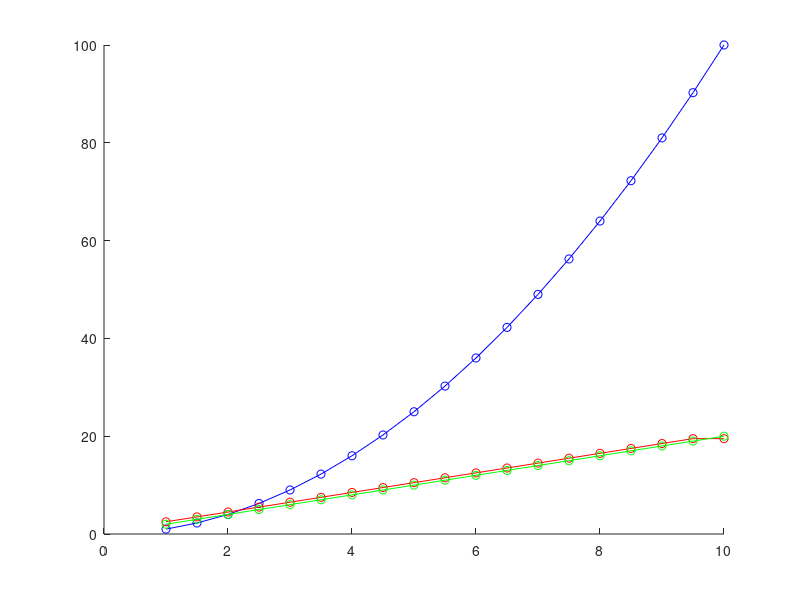

Write the MATLAB code that produced this figure.
%diff test

foo_t = 1:0.5:10;
foo_datos = foo_t.^2;
d_foo = diff(foo_datos);
d_foo=[d_foo d_foo(length(d_foo))];
d_foo_dt = d_foo./(foo_t(2)-foo_t(1));
d_foo_dt_exact = 2*foo_t;
%subplot(2,1,1)
hold on
plot(foo_t,foo_datos,'bo-')
%subplot(2,1,2)
plot(foo_t,d_foo_dt,'ro-')
plot(foo_t,d_foo_dt_exact,'go-')
hold off